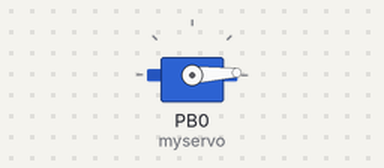
This sketch was run on a simulated ATtiny85, built with avr-gcc and run on an emulated ATtiny85. Shown: servo.

Above: at 0.05 s.
At 1.35 s:
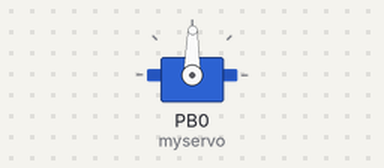
At 2.65 s:
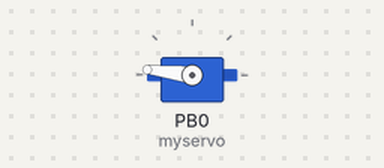
At 5.25 s:
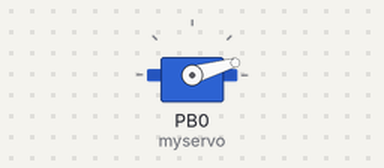
Timing chart, 0 to 7.1 s (numbered marks = the images above):
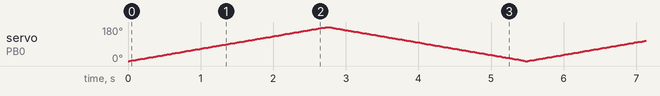

The sketch:

ATTiny85Servo.ino
```cpp
#include <Adafruit_SoftServo.h>
Adafruit_SoftServo myservo;
int pos = 0;
void setup() {
  myservo.attach(PB0);
}
void loop() {
  for (pos = 0; pos <= 180; pos += 1) {
    myservo.write(pos);
    myservo.refresh();
    delay(15);
  }
  for (pos = 180; pos >= 0; pos -= 1) {
    myservo.write(pos);
    myservo.refresh();
    delay(15);
  }
}
```
